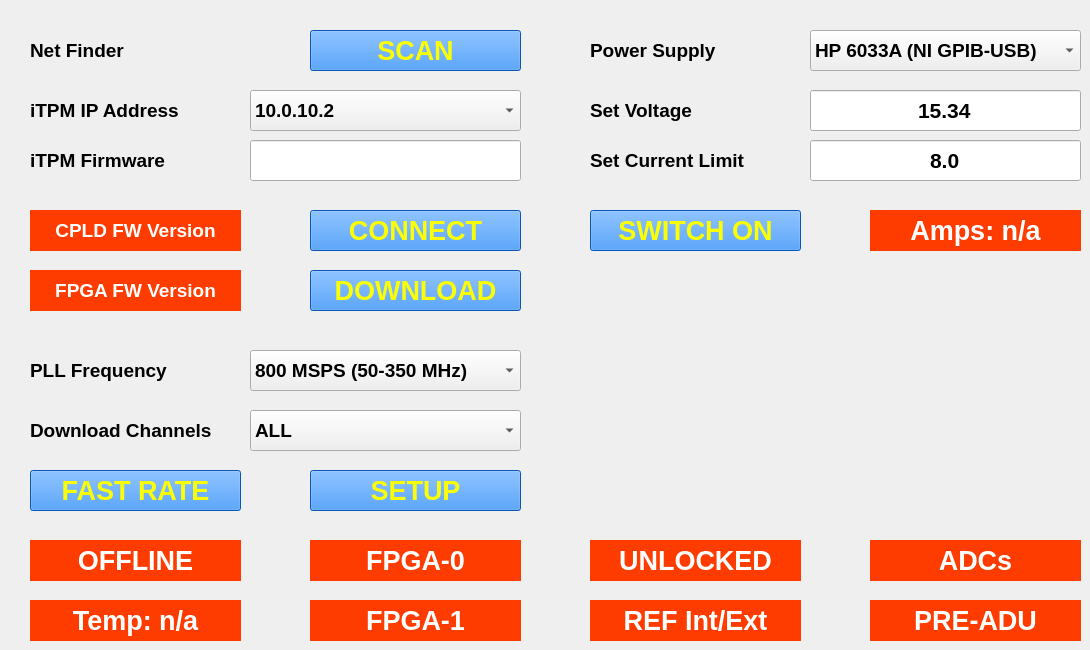
   <widget class="QWidget" name="qtab_conf">
    <attribute name="title">
     <string>iTPM Configurations</string>
    </attribute>
    <widget class="QLabel" name="qlabel_adu_ip">
     <property name="geometry">
      <rect>
       <x>30</x>
       <y>90</y>
       <width>211</width>
       <height>41</height>
      </rect>
     </property>
     <property name="font">
      <font>
       <pointsize>14</pointsize>
       <weight>75</weight>
       <bold>true</bold>
      </font>
     </property>
     <property name="text">
      <string>iTPM IP Address</string>
     </property>
     <property name="alignment">
      <set>Qt::AlignLeading|Qt::AlignLeft|Qt::AlignVCenter</set>
     </property>
    </widget>
    <widget class="QLabel" name="qlabel_adu_search">
     <property name="geometry">
      <rect>
       <x>30</x>
       <y>30</y>
       <width>131</width>
       <height>41</height>
      </rect>
     </property>
     <property name="font">
      <font>
       <pointsize>14</pointsize>
       <weight>75</weight>
       <bold>true</bold>
      </font>
     </property>
     <property name="text">
      <string>Net Finder</string>
     </property>
     <property name="alignment">
      <set>Qt::AlignLeading|Qt::AlignLeft|Qt::AlignVCenter</set>
     </property>
    </widget>
    <widget class="QLabel" name="qtext_fpga0">
     <property name="geometry">
      <rect>
       <x>310</x>
       <y>540</y>
       <width>211</width>
       <height>41</height>
      </rect>
     </property>
     <property name="font">
      <font>
       <pointsize>20</pointsize>
       <weight>75</weight>
       <bold>true</bold>
      </font>
     </property>
     <property name="styleSheet">
      <string notr="true">color: rgb(255, 255, 255);
background-color: rgb(255,60 , 0);</string>
     </property>
     <property name="text">
      <string>FPGA-0</string>
     </property>
     <property name="alignment">
      <set>Qt::AlignCenter</set>
     </property>
    </widget>
    <widget class="QLabel" name="qtext_fpga1">
     <property name="geometry">
      <rect>
       <x>310</x>
       <y>600</y>
       <width>211</width>
       <height>41</height>
      </rect>
     </property>
     <property name="font">
      <font>
       <pointsize>20</pointsize>
       <weight>75</weight>
       <bold>true</bold>
      </font>
     </property>
     <property name="styleSheet">
      <string notr="true">color: rgb(255,255,255);
background-color: rgb(255,60 , 0);</string>
     </property>
     <property name="text">
      <string>FPGA-1</string>
     </property>
     <property name="alignment">
      <set>Qt::AlignCenter</set>
     </property>
    </widget>
    <widget class="QLabel" name="qtext_adc">
     <property name="geometry">
      <rect>
       <x>870</x>
       <y>540</y>
       <width>211</width>
       <height>41</height>
      </rect>
     </property>
     <property name="font">
      <font>
       <pointsize>20</pointsize>
       <weight>75</weight>
       <bold>true</bold>
      </font>
     </property>
     <property name="styleSheet">
      <string notr="true">color: rgb(255,255,255);
background-color: rgb(255,60 , 0);</string>
     </property>
     <property name="text">
      <string>ADCs</string>
     </property>
     <property name="alignment">
      <set>Qt::AlignCenter</set>
     </property>
    </widget>
    <widget class="QLabel" name="qtext_connected">
     <property name="geometry">
      <rect>
       <x>30</x>
       <y>540</y>
       <width>211</width>
       <height>41</height>
      </rect>
     </property>
     <property name="font">
      <font>
       <pointsize>20</pointsize>
       <weight>75</weight>
       <bold>true</bold>
      </font>
     </property>
     <property name="styleSheet">
      <string notr="true">color: rgb(255,255,255);
background-color: rgb(255,60 , 0);</string>
     </property>
     <property name="text">
      <string>OFFLINE</string>
     </property>
     <property name="alignment">
      <set>Qt::AlignCenter</set>
     </property>
    </widget>
    <widget class="QPushButton" name="qbutton_connection">
     <property name="geometry">
      <rect>
       <x>310</x>
       <y>210</y>
       <width>211</width>
       <height>41</height>
      </rect>
     </property>
     <property name="font">
      <font>
       <family>Cantarell</family>
       <pointsize>20</pointsize>
       <weight>75</weight>
       <italic>false</italic>
       <bold>true</bold>
      </font>
     </property>
     <property name="cursor">
      <cursorShape>PointingHandCursor</cursorShape>
     </property>
     <property name="styleSheet">
      <string notr="true">background-color: rgb(11, 121, 255);
color: rgb(251, 255, 5);</string>
     </property>
     <property name="text">
      <string>CONNECT</string>
     </property>
     <property name="autoDefault">
      <bool>true</bool>
     </property>
     <property name="default">
      <bool>false</bool>
     </property>
     <property name="flat">
      <bool>false</bool>
     </property>
    </widget>
    <widget class="QLabel" name="qlabel_cpld_fw">
     <property name="geometry">
      <rect>
       <x>30</x>
       <y>210</y>
       <width>211</width>
       <height>41</height>
      </rect>
     </property>
     <property name="font">
      <font>
       <pointsize>14</pointsize>
       <weight>75</weight>
       <bold>true</bold>
      </font>
     </property>
     <property name="styleSheet">
      <string notr="true">color: rgb(255,255,255);
background-color: rgb(255,60 , 0);</string>
     </property>
     <property name="text">
      <string>CPLD FW Version</string>
     </property>
     <property name="alignment">
      <set>Qt::AlignCenter</set>
     </property>
    </widget>
    <widget class="QLabel" name="qlabel_fpga_fw">
     <property name="geometry">
      <rect>
       <x>30</x>
       <y>270</y>
       <width>211</width>
       <height>41</height>
      </rect>
     </property>
     <property name="font">
      <font>
       <pointsize>14</pointsize>
       <weight>75</weight>
       <bold>true</bold>
      </font>
     </property>
     <property name="styleSheet">
      <string notr="true">color: rgb(255,255,255);
background-color: rgb(255,60 , 0);</string>
     </property>
     <property name="text">
      <string>FPGA FW Version</string>
     </property>
     <property name="alignment">
      <set>Qt::AlignCenter</set>
     </property>
    </widget>
    <widget class="QLabel" name="qtext_adu_temp">
     <property name="geometry">
      <rect>
       <x>30</x>
       <y>600</y>
       <width>211</width>
       <height>41</height>
      </rect>
     </property>
     <property name="font">
      <font>
       <pointsize>20</pointsize>
       <weight>75</weight>
       <bold>true</bold>
      </font>
     </property>
     <property name="styleSheet">
      <string notr="true">color: rgb(255,255,255);
background-color: rgb(255,60 , 0);</string>
     </property>
     <property name="text">
      <string>Temp: n/a</string>
     </property>
     <property name="alignment">
      <set>Qt::AlignCenter</set>
     </property>
    </widget>
    <widget class="QLabel" name="qtext_adu_amps">
     <property name="geometry">
      <rect>
       <x>870</x>
       <y>210</y>
       <width>211</width>
       <height>41</height>
      </rect>
     </property>
     <property name="font">
      <font>
       <pointsize>20</pointsize>
       <weight>75</weight>
       <bold>true</bold>
      </font>
     </property>
     <property name="styleSheet">
      <string notr="true">color: rgb(255,255,255);
background-color: rgb(255,60 , 0);</string>
     </property>
     <property name="text">
      <string>Amps: n/a</string>
     </property>
     <property name="alignment">
      <set>Qt::AlignCenter</set>
     </property>
    </widget>
    <widget class="QPushButton" name="qbutton_adu_setup">
     <property name="geometry">
      <rect>
       <x>310</x>
       <y>470</y>
       <width>211</width>
       <height>41</height>
      </rect>
     </property>
     <property name="font">
      <font>
       <family>Cantarell</family>
       <pointsize>20</pointsize>
       <weight>75</weight>
       <italic>false</italic>
       <bold>true</bold>
      </font>
     </property>
     <property name="cursor">
      <cursorShape>PointingHandCursor</cursorShape>
     </property>
     <property name="styleSheet">
      <string notr="true">background-color: rgb(11, 121, 255);
color: rgb(251, 255, 5);</string>
     </property>
     <property name="text">
      <string>SETUP</string>
     </property>
     <property name="autoDefault">
      <bool>true</bool>
     </property>
     <property name="default">
      <bool>false</bool>
     </property>
     <property name="flat">
      <bool>false</bool>
     </property>
    </widget>
    <widget class="QComboBox" name="qcombo_set_pll">
     <property name="geometry">
      <rect>
       <x>250</x>
       <y>350</y>
       <width>271</width>
       <height>41</height>
      </rect>
     </property>
     <property name="font">
      <font>
       <pointsize>14</pointsize>
       <weight>75</weight>
       <bold>true</bold>
      </font>
     </property>
     <item>
      <property name="text">
       <string>800 MSPS (50-350 MHz)</string>
      </property>
     </item>
     <item>
      <property name="text">
       <string>700 MSPS (375-650 MHz)</string>
      </property>
     </item>
     <item>
      <property name="text">
       <string>1000 MSPS</string>
      </property>
     </item>
    </widget>
    <widget class="QLineEdit" name="qtext_adu_fw">
     <property name="geometry">
      <rect>
       <x>250</x>
       <y>140</y>
       <width>271</width>
       <height>41</height>
      </rect>
     </property>
     <property name="text">
      <string/>
     </property>
    </widget>
    <widget class="QLabel" name="qlabel_adu_fw">
     <property name="geometry">
      <rect>
       <x>30</x>
       <y>140</y>
       <width>211</width>
       <height>41</height>
      </rect>
     </property>
     <property name="font">
      <font>
       <pointsize>14</pointsize>
       <weight>75</weight>
       <bold>true</bold>
      </font>
     </property>
     <property name="text">
      <string>iTPM Firmware</string>
     </property>
     <property name="alignment">
      <set>Qt::AlignLeading|Qt::AlignLeft|Qt::AlignVCenter</set>
     </property>
    </widget>
    <widget class="QLabel" name="qlabel_adu_conf">
     <property name="geometry">
      <rect>
       <x>30</x>
       <y>350</y>
       <width>211</width>
       <height>41</height>
      </rect>
     </property>
     <property name="font">
      <font>
       <pointsize>14</pointsize>
       <weight>75</weight>
       <bold>true</bold>
      </font>
     </property>
     <property name="text">
      <string>PLL Frequency</string>
     </property>
     <property name="alignment">
      <set>Qt::AlignLeading|Qt::AlignLeft|Qt::AlignVCenter</set>
     </property>
    </widget>
    <widget class="QPushButton" name="qbutton_adu_fw">
     <property name="geometry">
      <rect>
       <x>310</x>
       <y>270</y>
       <width>211</width>
       <height>41</height>
      </rect>
     </property>
     <property name="font">
      <font>
       <family>Cantarell</family>
       <pointsize>20</pointsize>
       <weight>75</weight>
       <italic>false</italic>
       <bold>true</bold>
      </font>
     </property>
     <property name="cursor">
      <cursorShape>PointingHandCursor</cursorShape>
     </property>
     <property name="styleSheet">
      <string notr="true">background-color: rgb(11, 121, 255);
color: rgb(251, 255, 5);</string>
     </property>
     <property name="text">
      <string>DOWNLOAD</string>
     </property>
     <property name="autoDefault">
      <bool>true</bool>
     </property>
     <property name="default">
      <bool>false</bool>
     </property>
     <property name="flat">
      <bool>false</bool>
     </property>
    </widget>
    <widget class="QLabel" name="qlabel_adu_supply">
     <property name="geometry">
      <rect>
       <x>590</x>
       <y>30</y>
       <width>131</width>
       <height>41</height>
      </rect>
     </property>
     <property name="font">
      <font>
       <pointsize>14</pointsize>
       <weight>75</weight>
       <bold>true</bold>
      </font>
     </property>
     <property name="text">
      <string>Power Supply</string>
     </property>
     <property name="alignment">
      <set>Qt::AlignLeading|Qt::AlignLeft|Qt::AlignVCenter</set>
     </property>
    </widget>
    <widget class="QComboBox" name="qcombo_supply">
     <property name="geometry">
      <rect>
       <x>810</x>
       <y>30</y>
       <width>271</width>
       <height>41</height>
      </rect>
     </property>
     <property name="font">
      <font>
       <pointsize>14</pointsize>
       <weight>75</weight>
       <bold>true</bold>
      </font>
     </property>
     <property name="cursor">
      <cursorShape>PointingHandCursor</cursorShape>
     </property>
     <property name="currentIndex">
      <number>1</number>
     </property>
     <item>
      <property name="text">
       <string>UNREGISTERED PSU</string>
      </property>
     </item>
     <item>
      <property name="text">
       <string>HP 6033A (NI GPIB-USB)</string>
      </property>
     </item>
    </widget>
    <widget class="QLabel" name="qlabel_adu_supply_2">
     <property name="geometry">
      <rect>
       <x>590</x>
       <y>90</y>
       <width>131</width>
       <height>41</height>
      </rect>
     </property>
     <property name="font">
      <font>
       <pointsize>14</pointsize>
       <weight>75</weight>
       <bold>true</bold>
      </font>
     </property>
     <property name="text">
      <string>Set Voltage</string>
     </property>
     <property name="alignment">
      <set>Qt::AlignLeading|Qt::AlignLeft|Qt::AlignVCenter</set>
     </property>
    </widget>
    <widget class="QLineEdit" name="qtext_power_volt">
     <property name="geometry">
      <rect>
       <x>810</x>
       <y>90</y>
       <width>271</width>
       <height>41</height>
      </rect>
     </property>
     <property name="font">
      <font>
       <pointsize>16</pointsize>
       <weight>75</weight>
       <bold>true</bold>
      </font>
     </property>
     <property name="text">
      <string>15.34</string>
     </property>
     <property name="alignment">
      <set>Qt::AlignCenter</set>
     </property>
    </widget>
    <widget class="QLabel" name="qlabel_adu_supply_3">
     <property name="geometry">
      <rect>
       <x>590</x>
       <y>140</y>
       <width>181</width>
       <height>41</height>
      </rect>
     </property>
     <property name="font">
      <font>
       <pointsize>14</pointsize>
       <weight>75</weight>
       <bold>true</bold>
      </font>
     </property>
     <property name="text">
      <string>Set Current Limit</string>
     </property>
     <property name="alignment">
      <set>Qt::AlignLeading|Qt::AlignLeft|Qt::AlignVCenter</set>
     </property>
    </widget>
    <widget class="QLineEdit" name="qtext_power_amps">
     <property name="geometry">
      <rect>
       <x>810</x>
       <y>140</y>
       <width>271</width>
       <height>41</height>
      </rect>
     </property>
     <property name="font">
      <font>
       <pointsize>16</pointsize>
       <weight>75</weight>
       <bold>true</bold>
      </font>
     </property>
     <property name="text">
      <string>8.0</string>
     </property>
     <property name="alignment">
      <set>Qt::AlignCenter</set>
     </property>
    </widget>
    <widget class="QPushButton" name="qbutton_psupply_enable">
     <property name="geometry">
      <rect>
       <x>590</x>
       <y>210</y>
       <width>211</width>
       <height>41</height>
      </rect>
     </property>
     <property name="font">
      <font>
       <family>Cantarell</family>
       <pointsize>20</pointsize>
       <weight>75</weight>
       <italic>false</italic>
       <bold>true</bold>
      </font>
     </property>
     <property name="cursor">
      <cursorShape>PointingHandCursor</cursorShape>
     </property>
     <property name="styleSheet">
      <string notr="true">background-color: rgb(11, 121, 255);
color: rgb(251, 255, 5);</string>
     </property>
     <property name="text">
      <string>SWITCH ON</string>
     </property>
     <property name="autoDefault">
      <bool>true</bool>
     </property>
     <property name="default">
      <bool>false</bool>
     </property>
     <property name="flat">
      <bool>false</bool>
     </property>
    </widget>
    <widget class="QLabel" name="qlabel_adu_conf_2">
     <property name="geometry">
      <rect>
       <x>30</x>
       <y>410</y>
       <width>211</width>
       <height>41</height>
      </rect>
     </property>
     <property name="font">
      <font>
       <pointsize>14</pointsize>
       <weight>75</weight>
       <bold>true</bold>
      </font>
     </property>
     <property name="text">
      <string>Download Channels</string>
     </property>
     <property name="alignment">
      <set>Qt::AlignLeading|Qt::AlignLeft|Qt::AlignVCenter</set>
     </property>
    </widget>
    <widget class="QComboBox" name="qcombo_set_input">
     <property name="geometry">
      <rect>
       <x>250</x>
       <y>410</y>
       <width>271</width>
       <height>41</height>
      </rect>
     </property>
     <property name="font">
      <font>
       <pointsize>14</pointsize>
       <weight>75</weight>
       <bold>true</bold>
      </font>
     </property>
     <property name="layoutDirection">
      <enum>Qt::LeftToRight</enum>
     </property>
     <item>
      <property name="text">
       <string>ALL</string>
      </property>
     </item>
     <item>
      <property name="text">
       <string>0,8,16,24</string>
      </property>
     </item>
    </widget>
    <widget class="QLabel" name="qtext_adu_pll_lock">
     <property name="geometry">
      <rect>
       <x>590</x>
       <y>540</y>
       <width>211</width>
       <height>41</height>
      </rect>
     </property>
     <property name="font">
      <font>
       <pointsize>20</pointsize>
       <weight>75</weight>
       <bold>true</bold>
      </font>
     </property>
     <property name="styleSheet">
      <string notr="true">color: rgb(255,255,255);
background-color: rgb(255,60 , 0);</string>
     </property>
     <property name="text">
      <string>UNLOCKED</string>
     </property>
     <property name="alignment">
      <set>Qt::AlignCenter</set>
     </property>
    </widget>
    <widget class="QLabel" name="qtext_adu_pll_ref">
     <property name="geometry">
      <rect>
       <x>590</x>
       <y>600</y>
       <width>211</width>
       <height>41</height>
      </rect>
     </property>
     <property name="font">
      <font>
       <pointsize>20</pointsize>
       <weight>75</weight>
       <bold>true</bold>
      </font>
     </property>
     <property name="styleSheet">
      <string notr="true">color: rgb(255,255,255);
background-color: rgb(255,60 , 0);</string>
     </property>
     <property name="text">
      <string>REF Int/Ext</string>
     </property>
     <property name="alignment">
      <set>Qt::AlignCenter</set>
     </property>
    </widget>
    <widget class="QLabel" name="qtext_preadu">
     <property name="geometry">
      <rect>
       <x>870</x>
       <y>600</y>
       <width>211</width>
       <height>41</height>
      </rect>
     </property>
     <property name="font">
      <font>
       <pointsize>20</pointsize>
       <weight>75</weight>
       <bold>true</bold>
      </font>
     </property>
     <property name="styleSheet">
      <string notr="true">color: rgb(255,255,255);
background-color: rgb(255,60 , 0);</string>
     </property>
     <property name="text">
      <string>PRE-ADU</string>
     </property>
     <property name="alignment">
      <set>Qt::AlignCenter</set>
     </property>
    </widget>
    <widget class="QPushButton" name="qbutton_browse">
     <property name="geometry">
      <rect>
       <x>310</x>
       <y>30</y>
       <width>211</width>
       <height>41</height>
      </rect>
     </property>
     <property name="font">
      <font>
       <family>Cantarell</family>
       <pointsize>20</pointsize>
       <weight>75</weight>
       <italic>false</italic>
       <bold>true</bold>
      </font>
     </property>
     <property name="cursor">
      <cursorShape>PointingHandCursor</cursorShape>
     </property>
     <property name="styleSheet">
      <string notr="true">background-color: rgb(11, 121, 255);
color: rgb(251, 255, 5);</string>
     </property>
     <property name="text">
      <string>SCAN</string>
     </property>
     <property name="autoDefault">
      <bool>true</bool>
     </property>
     <property name="default">
      <bool>false</bool>
     </property>
     <property name="flat">
      <bool>false</bool>
     </property>
    </widget>
    <widget class="QComboBox" name="qcombo_adu_ip">
     <property name="geometry">
      <rect>
       <x>250</x>
       <y>90</y>
       <width>271</width>
       <height>41</height>
      </rect>
     </property>
     <property name="font">
      <font>
       <pointsize>14</pointsize>
       <weight>75</weight>
       <bold>true</bold>
      </font>
     </property>
     <property name="cursor">
      <cursorShape>PointingHandCursor</cursorShape>
     </property>
     <property name="layoutDirection">
      <enum>Qt::LeftToRight</enum>
     </property>
     <property name="currentIndex">
      <number>0</number>
     </property>
     <item>
      <property name="text">
       <string>10.0.10.2</string>
      </property>
     </item>
    </widget>
    <widget class="QPushButton" name="qbutton_adu_rate">
     <property name="geometry">
      <rect>
       <x>30</x>
       <y>470</y>
       <width>211</width>
       <height>41</height>
      </rect>
     </property>
     <property name="font">
      <font>
       <family>Cantarell</family>
       <pointsize>20</pointsize>
       <weight>75</weight>
       <italic>false</italic>
       <bold>true</bold>
      </font>
     </property>
     <property name="cursor">
      <cursorShape>PointingHandCursor</cursorShape>
     </property>
     <property name="toolTip">
      <string/>
     </property>
     <property name="statusTip">
      <string/>
     </property>
     <property name="whatsThis">
      <string/>
     </property>
     <property name="styleSheet">
      <string notr="true">background-color: rgb(11, 121, 255);
color: rgb(251, 255, 5);</string>
     </property>
     <property name="text">
      <string>FAST RATE</string>
     </property>
     <property name="autoDefault">
      <bool>true</bool>
     </property>
     <property name="default">
      <bool>false</bool>
     </property>
     <property name="flat">
      <bool>false</bool>
     </property>
    </widget>
   </widget>
